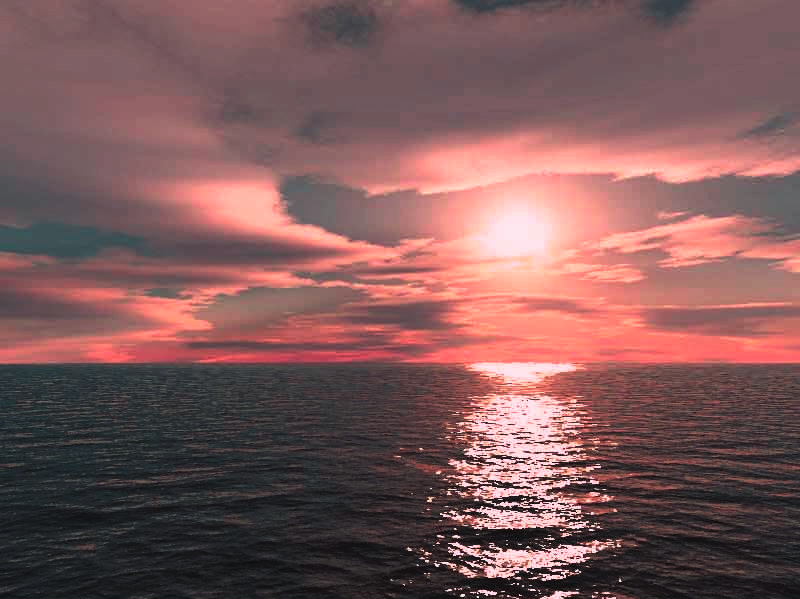
#> input picture hw1/a.png, 800 x 599 px; the run also reads 1 picture not shown here
$ python color_transfer.py a.png b.png out.png out.png out.png
#> lines starting #> are read from the running program, lines starting #| are printed output that depends on the picture
#> further down, img_RGB_source is the input picture: shape (599, 800, 3); mean B, G, R 90.1, 89.8, 126.9
import cv2
import sys
import numpy as np


def convert_color_space_BGR_to_RGB(img_BGR):
    img_RGB = np.zeros_like(img_BGR, dtype=np.float32)

    img_RGB = img_BGR.copy()

    img_RGB = img_RGB[:, :, ::-1]

    return img_RGB


def convert_color_space_RGB_to_BGR(img_RGB):
    img_BGR = np.zeros_like(img_RGB, dtype=np.float32)

    img_BGR = img_RGB.copy()

    img_BGR = img_BGR[:, :, ::-1]

    return img_BGR


def convert_color_space_RGB_to_Lab(img_RGB, img_tar):
    '''
    convert image color space RGB to Lab
    '''
    # RGB -> LMS
    img_LMS = np.zeros_like(img_RGB, dtype=np.float32)  # Initialize lms img
    img_LMS_tar = np.zeros_like(img_tar, dtype=np.float32)  # Initialize lms img

    img_LMS[:, :, 0] = np.log10(0.3811 * img_RGB[:, :, 0] + 0.5783 * img_RGB[:, :, 1] + 0.0402 * img_RGB[:, :, 2])  # Equation 4 + 5 on source
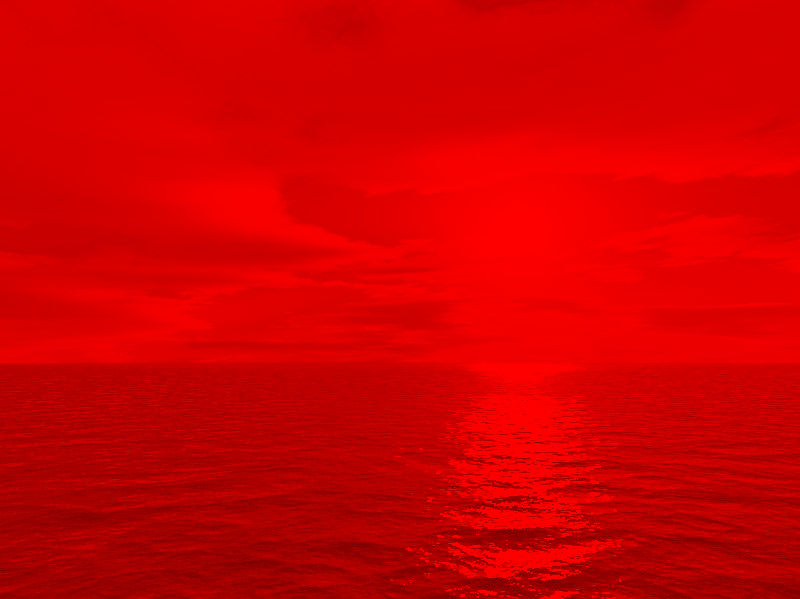
#> img_LMS: shape (599, 800, 3) float32; mean R, G, B 1.95, 0, 0; drawn with min black and max white
    img_LMS[:, :, 1] = np.log10(0.1967 * img_RGB[:, :, 0] + 0.7244 * img_RGB[:, :, 1] + 0.0782 * img_RGB[:, :, 2])
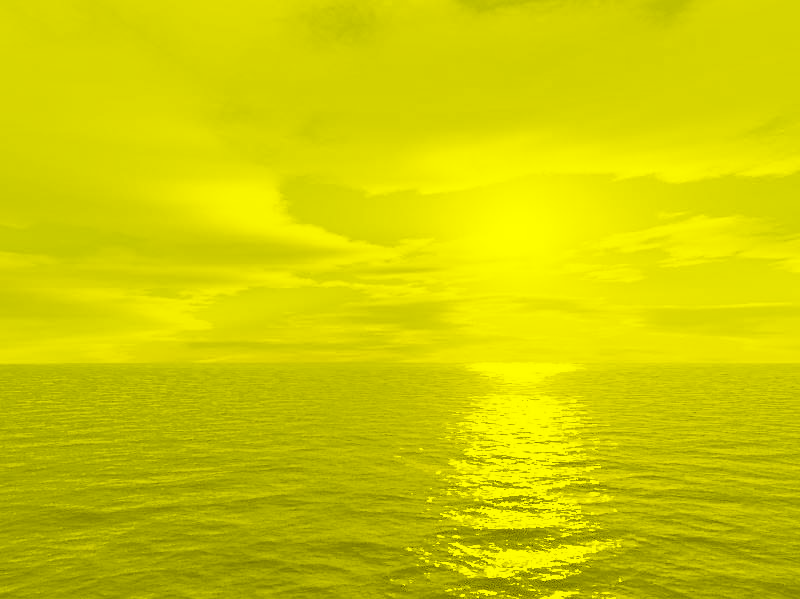
#> img_LMS: shape (599, 800, 3) float32; mean R, G, B 1.95, 1.92, 0; drawn with min black and max white
    img_LMS[:, :, 2] = np.log10(0.0241 * img_RGB[:, :, 0] + 0.1288 * img_RGB[:, :, 1] + 0.8444 * img_RGB[:, :, 2])
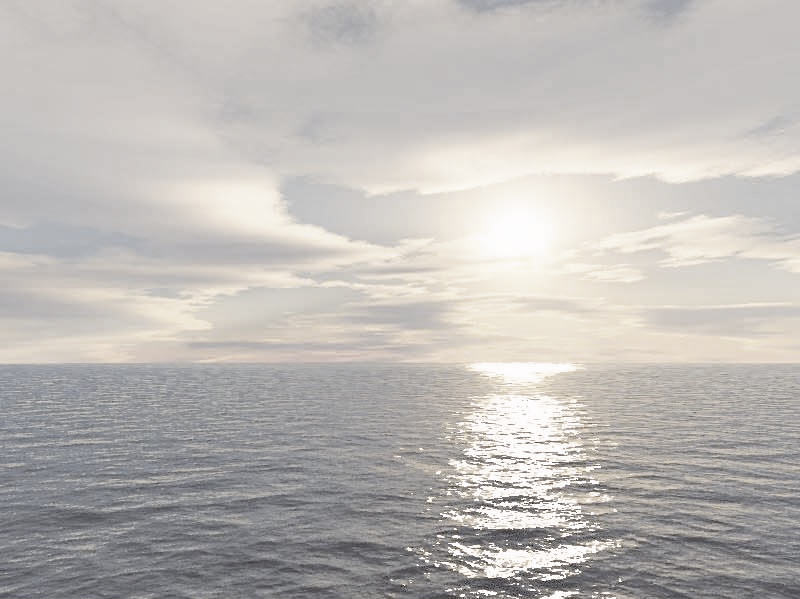
#> img_LMS: shape (599, 800, 3) float32; mean R, G, B 1.95, 1.92, 1.91; drawn with min black and max white

    img_LMS_tar[:, :, 0] = np.log10(0.3811 * img_tar[:, :, 0] + 0.5783 * img_tar[:, :, 1] + 0.0402 * img_tar[:, :, 2])  # Equation 4 + 5 on target
#> img_LMS_tar: shape (599, 800, 3) float32; 0.28% of the values are NaN or infinite; the others: min -1.4, max 2.35, mean 0.636
    img_LMS_tar[:, :, 1] = np.log10(0.1967 * img_tar[:, :, 0] + 0.7244 * img_tar[:, :, 1] + 0.0782 * img_tar[:, :, 2])
#> img_LMS_tar: shape (599, 800, 3) float32; 0.56% of the values are NaN or infinite; the others: min -1.4, max 2.35, mean 1.27
    img_LMS_tar[:, :, 2] = np.log10(0.0241 * img_tar[:, :, 0] + 0.1288 * img_tar[:, :, 1] + 0.8444 * img_tar[:, :, 2])
#> img_LMS_tar: shape (599, 800, 3) float32; 0.84% of the values are NaN or infinite; the others: min -1.62, max 2.35, mean 1.9

    # LMS -> Lab
    img_Lab_src = np.zeros_like(img_RGB, dtype=np.float32)  # Initialize lab img
    img_Lab_tar = np.zeros_like(img_tar, dtype=np.float32)  # Initialize lab img

    img_Lab_src[:, :, 0] = 0.5773 * img_LMS[:, :, 0] + 0.5773 * img_LMS[:, :, 1] + 0.5773 * img_LMS[:, :,2]  # Equation 6 on source
    img_Lab_src[:, :, 1] = 0.4082 * img_LMS[:, :, 0] + 0.4082 * img_LMS[:, :, 1] + -0.8164 * img_LMS[:, :, 2]
    img_Lab_src[:, :, 2] = 0.7071 * img_LMS[:, :, 0] + -0.7071 * img_LMS[:, :, 1] + 0.0 * img_LMS[:, :, 2]

    img_Lab_tar[:, :, 0] = 0.5773 * img_LMS_tar[:, :, 0] + 0.5773 * img_LMS_tar[:, :, 1] + 0.5773 * img_LMS_tar[:, :,2]  # Equation 6 on target
#> img_Lab_tar: shape (599, 800, 3) float32; 0.28% of the values are NaN or infinite; the others: min -1.58, max 4.06, mean 1.09
    img_Lab_tar[:, :, 1] = 0.4082 * img_LMS_tar[:, :, 0] + 0.4082 * img_LMS_tar[:, :, 1] + -0.8164 * img_LMS_tar[:, :, 2]
#> img_Lab_tar: shape (599, 800, 3) float32; 0.56% of the values are NaN or infinite; the others: min -1.58, max 4.06, mean 1.1
    img_Lab_tar[:, :, 2] = 0.7071 * img_LMS_tar[:, :, 0] + -0.7071 * img_LMS_tar[:, :, 1] + 0.0 * img_LMS_tar[:, :, 2]
#> img_Lab_tar: shape (599, 800, 3) float32; 0.84% of the values are NaN or infinite; the others: min -1.58, max 4.06, mean 1.11

    # Color transfer
    l_mean_src = np.mean(img_Lab_src[:, :, 0])  # Compute mean of source
#> l_mean_src = 3.34
    a_mean_src = np.mean(img_Lab_src[:, :, 1])
#> a_mean_src = 0.0251
    b_mean_src = np.mean(img_Lab_src[:, :, 2])
#> b_mean_src = 0.0169

    l_std_src = np.std(img_Lab_src[:, :, 0])  # Compute standard deviation of source
#> l_std_src = 0.421
    a_std_src = np.std(img_Lab_src[:, :, 1])
#> a_std_src = 0.0375
    b_std_src = np.std(img_Lab_src[:, :, 2])
#> b_std_src = 0.0146

    l_mean_tar = np.mean(img_Lab_tar[:, :, 0])  # Compute mean of target
#> l_mean_tar = -inf
    a_mean_tar = np.mean(img_Lab_tar[:, :, 1])
#> a_mean_tar = nan
    b_mean_tar = np.mean(img_Lab_tar[:, :, 2])
#> b_mean_tar = nan

    l_std_tar = np.std(img_Lab_tar[:, :, 0])  # Compute standard deviation of source
#> l_std_tar = nan
    a_std_tar = np.std(img_Lab_tar[:, :, 1])
#> a_std_tar = nan
    b_std_tar = np.std(img_Lab_tar[:, :, 2])
#> b_std_tar = nan

    img_Lab_src[:, :, 0] -= l_mean_src  # Equation 10
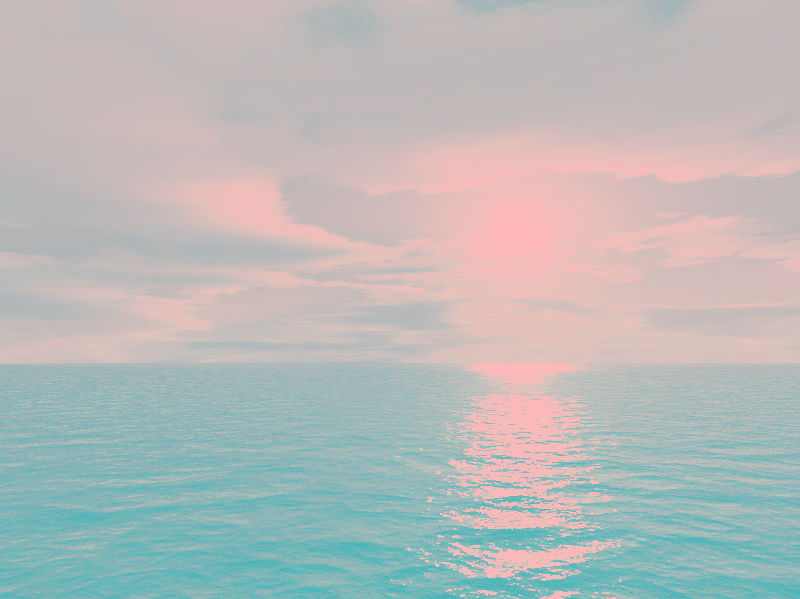
#> img_Lab_src: shape (599, 800, 3) float32; mean R, G, B -2.96e-07, 0.0251, 0.0169; drawn with min black and max white
    img_Lab_src[:, :, 1] -= a_mean_src
    img_Lab_src[:, :, 2] -= b_mean_src

    img_Lab_src[:, :, 0] = (l_std_tar / l_std_src) * img_Lab_src[:, :, 0]  # Equation 11
#> img_Lab_src: shape (599, 800, 3) float32; 33.33% of the values are NaN or infinite; the others: min -0.0994, max 0.128, mean -8.6e-10
    img_Lab_src[:, :, 1] = (a_std_tar / a_std_src) * img_Lab_src[:, :, 1]
#> img_Lab_src: shape (599, 800, 3) float32; 66.67% of the values are NaN or infinite; the others: min -0.0444, max 0.0573, mean -6.21e-10
    img_Lab_src[:, :, 2] = (b_std_tar / b_std_src) * img_Lab_src[:, :, 2]
#> img_Lab_src: shape (599, 800, 3) float32; every value is NaN or infinite

    img_Lab_src[:, :, 0] += l_mean_tar  # Add averages for source
    img_Lab_src[:, :, 1] += a_mean_tar
    img_Lab_src[:, :, 2] += b_mean_tar

    result_RGB = convert_color_space_Lab_to_RGB(img_Lab_src)

    return result_RGB


def convert_color_space_Lab_to_RGB(img_Lab):
    #Equation 8
    img_LMS = np.zeros_like(img_Lab, dtype=np.float32)

    matrix_one = np.array([[1, 1, 1],
                            [1, 1, -1],
                            [1, -2, 0]])

    matrix_two = np.array([[np.sqrt(3) / 3, 0, 0],
                             [0, np.sqrt(6) / 6, 0],
                             [0, 0, np.sqrt(2) / 2]])

    lab_to_lms_mat = np.matmul(matrix_one, matrix_two)

    img_LMS = matrixmul(lab_to_lms_mat, img_Lab)

    img_LMS = np.power(10, img_LMS)

    img_RGB = np.zeros_like(img_Lab, dtype=np.float32)

    # Equation 9
    img_RGB_matrix = np.array([[4.4679, -3.5873, 0.1193],
                               [-1.2186, 2.3809, -0.1624],
                               [0.0497, -0.2439, 1.2045]])

    img_RGB = matrixmul(img_RGB_matrix, img_LMS)

    return img_RGB


def matrixmul(matrix, img):
    # Apply matrix to img

    result_img = np.zeros_like(img, dtype=np.float32)
    result_img[:, :, 0] = img[:, :, 0] * matrix[0][0] + img[:, :, 1] * matrix[0][1] + img[:, :, 2] * matrix[0][2]
#> result_img: shape (599, 800, 3) float32; 33.33% of the values are NaN or infinite; the others: min 0, max 0, mean 0
    result_img[:, :, 1] = img[:, :, 0] * matrix[1][0] + img[:, :, 1] * matrix[1][1] + img[:, :, 2] * matrix[1][2]
    result_img[:, :, 2] = img[:, :, 0] * matrix[2][0] + img[:, :, 1] * matrix[2][1] + img[:, :, 2] * matrix[2][2]

    return result_img


def convert_color_space_RGB_to_CIECAM97s(img_RGB, img_tar):


    img_CIECAM97s_src = np.zeros_like(img_RGB, dtype=np.float32)
    img_CIECAM97s_tar = np.zeros_like(img_RGB, dtype=np.float32)
    img_LMS = np.zeros_like(img_RGB, dtype=np.float32)  # Initialize lms img
    img_LMS_tar = np.zeros_like(img_tar, dtype=np.float32)  # Initialize lms img

    img_LMS[:, :, 0] = np.log10(0.3811 * img_RGB[:, :, 0] + 0.5783 * img_RGB[:, :, 1] + 0.0402 * img_RGB[:, :, 2])  # Equation 4 + 5 on source
    img_LMS[:, :, 1] = np.log10(0.1967 * img_RGB[:, :, 0] + 0.7244 * img_RGB[:, :, 1] + 0.0782 * img_RGB[:, :, 2])
    img_LMS[:, :, 2] = np.log10(0.0241 * img_RGB[:, :, 0] + 0.1288 * img_RGB[:, :, 1] + 0.8444 * img_RGB[:, :, 2])

    img_LMS_tar[:, :, 0] = np.log10(0.3811 * img_tar[:, :, 0] + 0.5783 * img_tar[:, :, 1] + 0.0402 * img_tar[:, :, 2])  # Equation 4 + 5 on target
    img_LMS_tar[:, :, 1] = np.log10(0.1967 * img_tar[:, :, 0] + 0.7244 * img_tar[:, :, 1] + 0.0782 * img_tar[:, :, 2])
    img_LMS_tar[:, :, 2] = np.log10(0.0241 * img_tar[:, :, 0] + 0.1288 * img_tar[:, :, 1] + 0.8444 * img_tar[:, :, 2])

    mat = np.array([[2.00, 1.00, 0.05],
                   [1.00, -1.09, 0.09],
                   [0.11, 0.11, -0.22]])

    img_CIECAM97s_src = matrixmul(mat, img_LMS)
    img_CIECAM97s_tar = matrixmul(mat, img_LMS_tar)

    mean_src_0 = np.mean(img_CIECAM97s_src[:, :, 0])  # Compute mean of source
    mean_src_1 = np.mean(img_CIECAM97s_src[:, :, 1])
    mean_src_2 = np.mean(img_CIECAM97s_src[:, :, 2])

    std_src_0 = np.std(img_CIECAM97s_src[:, :, 0])  # Compute standard deviation of source
    std_src_1 = np.std(img_CIECAM97s_src[:, :, 1])
    std_src_2 = np.std(img_CIECAM97s_src[:, :, 2])

    mean_tar_0 = np.mean(img_CIECAM97s_tar[:, :, 0])  # Compute mean of target
    mean_tar_1 = np.mean(img_CIECAM97s_tar[:, :, 1])
    mean_tar_2 = np.mean(img_CIECAM97s_tar[:, :, 2])

    std_tar_0 = np.std(img_CIECAM97s_tar[:, :, 0])  # Compute standard deviation of source
    std_tar_1 = np.std(img_CIECAM97s_tar[:, :, 1])
    std_tar_2 = np.std(img_CIECAM97s_tar[:, :, 2])

    img_CIECAM97s_src[:, :, 0] -= mean_src_0  # Equation 10
    img_CIECAM97s_src[:, :, 1] -= mean_src_1
    img_CIECAM97s_src[:, :, 2] -= mean_src_2

    img_CIECAM97s_src[:, :, 0] = (std_tar_0 / std_src_0) * img_CIECAM97s_src[:, :, 0]  # Equation 11
    img_CIECAM97s_src[:, :, 1] = (std_tar_1 / std_src_1) * img_CIECAM97s_src[:, :, 1]
    img_CIECAM97s_src[:, :, 2] = (std_tar_2 / std_src_2) * img_CIECAM97s_src[:, :, 2]

    img_CIECAM97s_src[:, :, 0] += mean_tar_0  # Add averages for source
    img_CIECAM97s_src[:, :, 1] += mean_tar_1
    img_CIECAM97s_src[:, :, 2] += mean_tar_2

    result_CIECAM97s = convert_color_space_CIECAM97s_to_RGB(img_CIECAM97s_src)

    return result_CIECAM97s


def convert_color_space_CIECAM97s_to_RGB(img_CIECAM97s):
    '''
    convert image color space CIECAM97s to RGB
    '''
    img_LMS = np.zeros_like(img_CIECAM97s, dtype=np.float32)

    mat = np.array([[2.00, 1.00, 0.05],
                    [1.00, -1.09, 0.09],
                    [0.11, 0.11, -0.22]])

    mat = np.linalg.inv(mat)

    img_LMS = matrixmul(mat, img_CIECAM97s)

    img_LMS = np.power(10, img_LMS)

    img_RGB = np.zeros_like(img_CIECAM97s, dtype=np.float32)

    img_RGB_matrix = np.array([[4.4679, -3.5873, 0.1193],
                               [-1.2186, 2.3809, -0.1624],
                               [0.0497, -0.2439, 1.2045]])

    img_RGB = matrixmul(img_RGB_matrix, img_LMS)

    return img_RGB


def color_transfer_in_Lab(img_RGB_source, img_RGB_target):
    print('===== color_transfer_in_Lab =====')

    src = convert_color_space_BGR_to_RGB(img_RGB_source)
    target = convert_color_space_BGR_to_RGB(img_RGB_target)

    src = convert_color_space_RGB_to_Lab(src, target)

    img_final = convert_color_space_RGB_to_BGR(src).clip(0.0, 255.0)

    return img_final


def color_transfer_in_RGB(img_RGB_source, img_RGB_target):
    print('===== color_transfer_in_RGB =====')

    img_RGB_src = convert_color_space_BGR_to_RGB(img_RGB_source).astype(np.float32)
    img_RGB_tar = convert_color_space_BGR_to_RGB(img_RGB_target).astype(np.float32)

    mean_src_0 = np.mean(img_RGB_src[:, :, 0])  # Compute mean of source
#> mean_src_0 = 126.9
    mean_src_1 = np.mean(img_RGB_src[:, :, 1])
#> mean_src_1 = 89.81
    mean_src_2 = np.mean(img_RGB_src[:, :, 2])
#> mean_src_2 = 90.05

    std_src_0 = np.std(img_RGB_src[:, :, 0])  # Compute standard deviation of source
#> std_src_0 = 72.94
    std_src_1 = np.std(img_RGB_src[:, :, 1])
#> std_src_1 = 44.6
    std_src_2 = np.std(img_RGB_src[:, :, 2])
#> std_src_2 = 41.59

    mean_tar_0 = np.mean(img_RGB_tar[:, :, 0])  # Compute mean of target
#> mean_tar_0 = 131
    mean_tar_1 = np.mean(img_RGB_tar[:, :, 1])
#> mean_tar_1 = 90.8
    mean_tar_2 = np.mean(img_RGB_tar[:, :, 2])
#> mean_tar_2 = 89.93

    std_tar_0 = np.std(img_RGB_tar[:, :, 0])  # Compute standard deviation of source
#> std_tar_0 = 77.08
    std_tar_1 = np.std(img_RGB_tar[:, :, 1])
#> std_tar_1 = 47.57
    std_tar_2 = np.std(img_RGB_tar[:, :, 2])
#> std_tar_2 = 42.76

    img_RGB_src[:, :, 0] -= mean_src_0  # Equation 10
    img_RGB_src[:, :, 1] -= mean_src_1
    img_RGB_src[:, :, 2] -= mean_src_2

    img_RGB_src[:, :, 0] = (std_tar_0 / std_src_0) * img_RGB_src[:, :, 0]  # Equation 11
    img_RGB_src[:, :, 1] = (std_tar_1 / std_src_1) * img_RGB_src[:, :, 1]
    img_RGB_src[:, :, 2] = (std_tar_2 / std_src_2) * img_RGB_src[:, :, 2]

    img_RGB_src[:, :, 0] += mean_tar_0  # Add averages for source
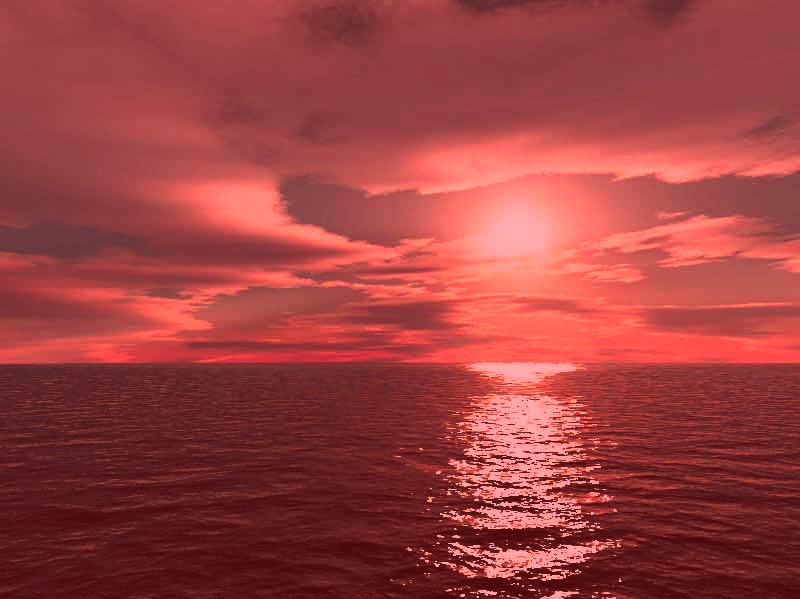
#> img_RGB_src: shape (599, 800, 3) float32; mean R, G, B 131.1, 0, 0; drawn with min black and max white
    img_RGB_src[:, :, 1] += mean_tar_1
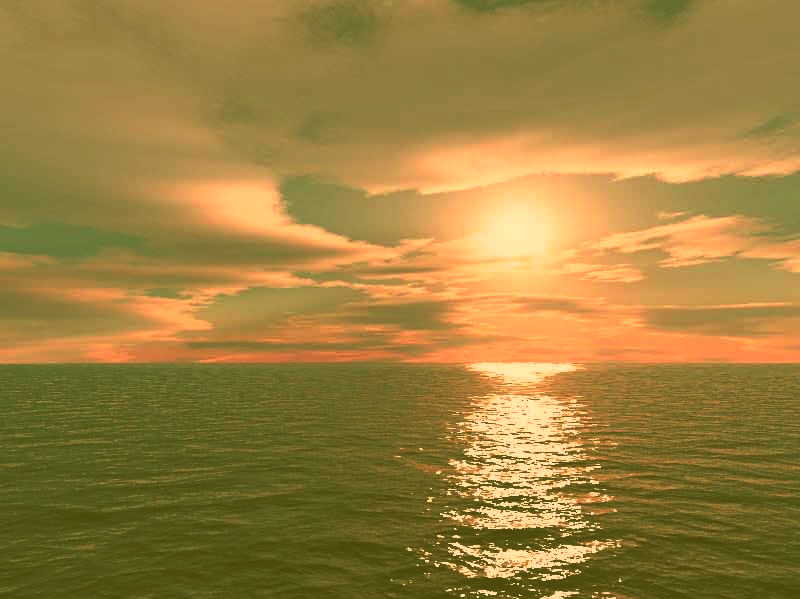
#> img_RGB_src: shape (599, 800, 3) float32; mean R, G, B 131.1, 90.8, 0; drawn with min black and max white
    img_RGB_src[:, :, 2] += mean_tar_2

    img_RGB_src = convert_color_space_RGB_to_BGR(img_RGB_src).clip(0.0, 255.0)
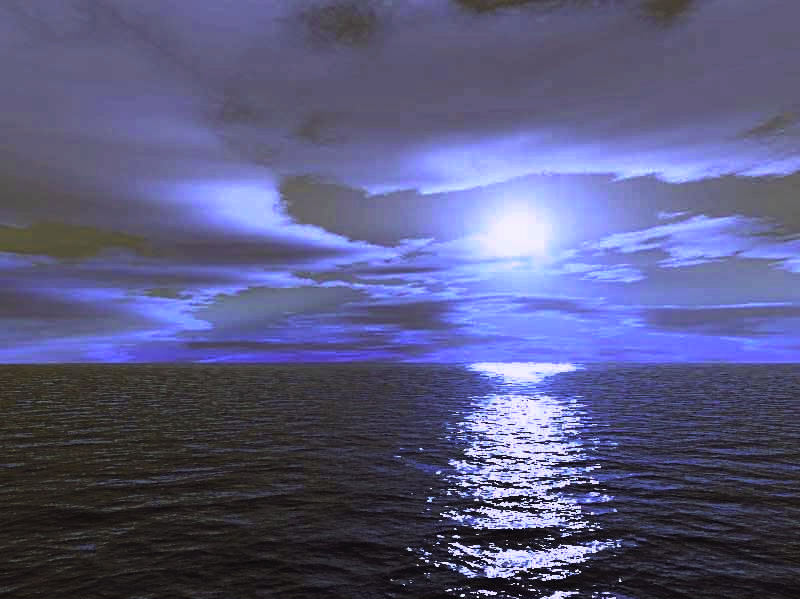
#> img_RGB_src: shape (599, 800, 3) float32; mean R, G, B 89.9, 90.8, 129.6

    return img_RGB_src


def color_transfer_in_CIECAM97s(img_RGB_source, img_RGB_target):
    print('===== color_transfer_in_CIECAM97s =====')
    src = convert_color_space_BGR_to_RGB(img_RGB_source)
    target = convert_color_space_BGR_to_RGB(img_RGB_target)

    src = convert_color_space_RGB_to_CIECAM97s(src, target)

    img_final = convert_color_space_RGB_to_BGR(src).clip(0.0, 255.0)

    return img_final


def color_transfer(img_RGB_source, img_RGB_target, option):
    if option == 'in_RGB':
        img_RGB_new = color_transfer_in_RGB(img_RGB_source, img_RGB_target)
    elif option == 'in_Lab':
        img_RGB_new = color_transfer_in_Lab(img_RGB_source, img_RGB_target)
    elif option == 'in_CIECAM97s':
        img_RGB_new = color_transfer_in_CIECAM97s(img_RGB_source, img_RGB_target)
    return img_RGB_new


if __name__ == "__main__":
    print('==================================================')
    print('PSU CS 410/510, Winter 2020, HW1: color transfer')
    print('==================================================')

    img_RGB_source = sys.argv[1]
    img_RGB_target = sys.argv[2]
    path_file_image_result_in_Lab = sys.argv[3]
    path_file_image_result_in_RGB = sys.argv[4]
    path_file_image_result_in_CIECAM97s = sys.argv[5]

    img_RGB_source = cv2.imread(img_RGB_source)     #Read source img
    img_RGB_target = cv2.imread(img_RGB_target)     #Read target img

    img_RGB_new_Lab = color_transfer(img_RGB_source, img_RGB_target, option='in_Lab')       #Apply color transfer to img in Lab space
    cv2.imwrite(path_file_image_result_in_Lab, img_RGB_new_Lab)

    img_RGB_new_RGB = color_transfer(img_RGB_source, img_RGB_target, option='in_RGB')       #Apply color transfer to img in RGB space
    cv2.imwrite(path_file_image_result_in_RGB, img_RGB_new_RGB)

    img_RGB_new_CIECAM97s = color_transfer(img_RGB_source, img_RGB_target, option='in_CIECAM97s')       #Apply color transfer to img in CIECAM97s space
#> in matrixmul (call 4), `result_img[:, :, 0] = img[:, :, 0] * matrix[0][0] + img[:, :, 1] * mat..`: result_img: shape (599, 800, 3) float32; 0.28% of the values are NaN or infinite; the others: min -3.9, max 7.15, mean 1.93
#> in matrixmul (call 4), `result_img[:, :, 1] = img[:, :, 0] * matrix[1][0] + img[:, :, 1] * mat..`: result_img: shape (599, 800, 3) float32; 0.56% of the values are NaN or infinite; the others: min -3.9, max 7.15, mean 1.95
#> in convert_color_space_RGB_to_CIECAM97s, `mean_src_0 = np.mean(img_CIECAM97s_src[:, :, 0])`: mean_src_0 = 5.92
#> in convert_color_space_RGB_to_CIECAM97s, `mean_src_1 = np.mean(img_CIECAM97s_src[:, :, 1])`: mean_src_1 = 0.0222
#> in convert_color_space_RGB_to_CIECAM97s, `mean_src_2 = np.mean(img_CIECAM97s_src[:, :, 2])`: mean_src_2 = 0.00677
#> in convert_color_space_RGB_to_CIECAM97s, `std_src_0 = np.std(img_CIECAM97s_src[:, :, 0])`: std_src_0 = 0.778
#> in convert_color_space_RGB_to_CIECAM97s, `std_src_1 = np.std(img_CIECAM97s_src[:, :, 1])`: std_src_1 = 0.0178
#> in convert_color_space_RGB_to_CIECAM97s, `std_src_2 = np.std(img_CIECAM97s_src[:, :, 2])`: std_src_2 = 0.0101
#> in convert_color_space_RGB_to_CIECAM97s, `mean_tar_0 = np.mean(img_CIECAM97s_tar[:, :, 0])`: mean_tar_0 = -inf
#> in convert_color_space_RGB_to_CIECAM97s, `mean_tar_1 = np.mean(img_CIECAM97s_tar[:, :, 1])`: mean_tar_1 = nan
    cv2.imwrite(path_file_image_result_in_CIECAM97s, img_RGB_new_CIECAM97s)

# [19 lines of commented-out code are left out]
